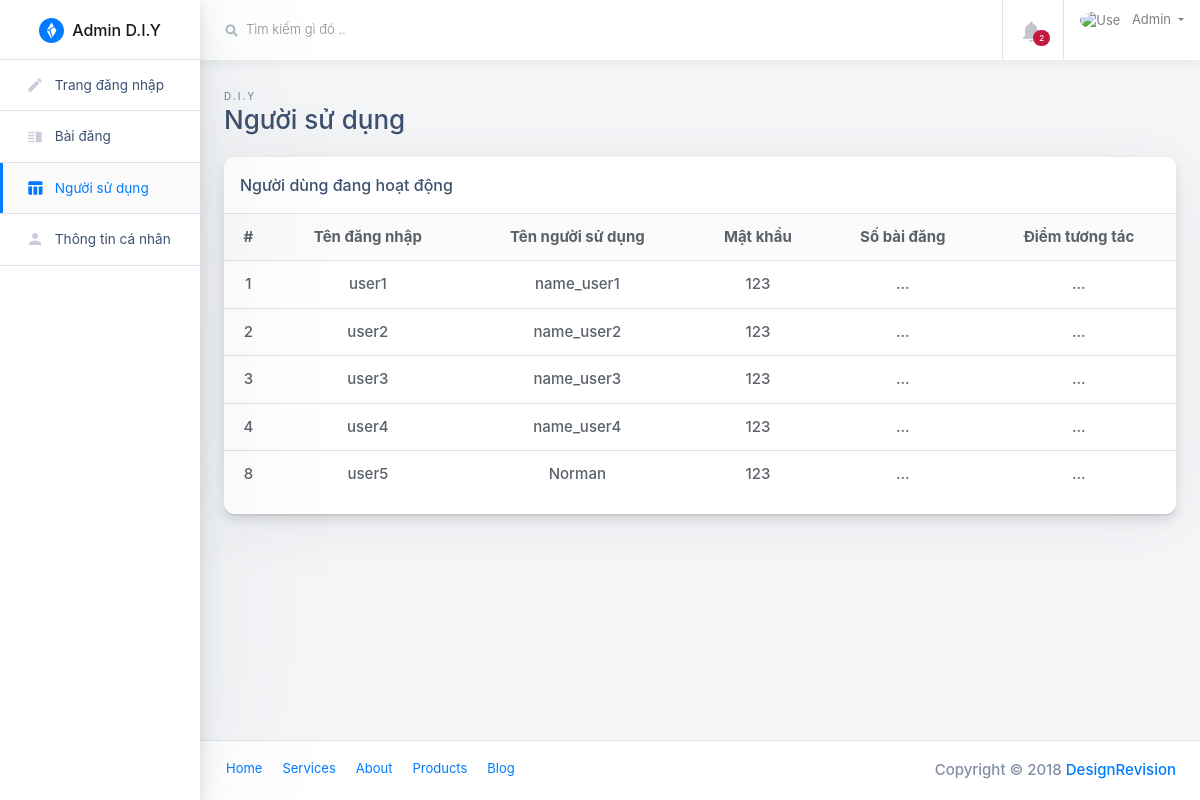
/src/Admin/tables.php, run on the app's committed database.
### tables this page shows
CREATE TABLE `account_login` (
  `id` int(8) NOT NULL,
  `username` varchar(200) NOT NULL,
  `nameAccount` varchar(200) NOT NULL,
  `password` varchar(36) NOT NULL,
  `title` varchar(200) NOT NULL
);

### src/Admin/tables.php (the view, shortened to what this page needs)
<?php
include "../../public/php/connect.php";
?>
<!doctype html>
<html class="no-js h-100" lang="en">
  <head>
    <link href="https://use.fontawesome.com/releases/v5.0.6/css/all.css" rel="stylesheet">
    <link rel="stylesheet" href="https://stackpath.bootstrapcdn.com/bootstrap/4.1.3/css/bootstrap.min.css">
    <link rel="stylesheet" id="main-stylesheet" data-version="1.1.0" href="styles/shards-dashboards.1.1.0.min.css">
    <link rel="stylesheet" href="styles/extras.1.1.0.min.css">
  </head>
  <body class="h-100">
        <div class="container-fluid">
      <div class="row">
        <aside class="main-sidebar col-12 col-md-3 col-lg-2 px-0">
          <div class="main-navbar">
            <nav class="navbar align-items-stretch navbar-light bg-white flex-md-nowrap border-bottom p-0">
              <a class="navbar-brand w-100 mr-0" href="#" style="line-height: 25px;">
                <div class="d-table m-auto">
                  <img id="main-logo" class="d-inline-block align-top mr-1" style="max-width: 25px;" src="images/shards-dashboards-logo.svg" alt="Shards Dashboard">
                  <span class="d-none d-md-inline ml-1">Admin D.I.Y</span>
                </div>
              </a>
            </nav>
          </div>
          <div class="nav-wrapper">
            <ul class="nav flex-column">
              <li class="nav-item">
                <a class="nav-link" href="index.html">
                  <i class="material-icons">edit</i>
                  <span>Trang đăng nhập</span>
                </a>
              </li>
              <li class="nav-item">
                <a class="nav-link " href="components-blog-posts.php">
                  <i class="material-icons">vertical_split</i>
                  <span>Bài đăng</span>
                </a>
				</li>
              <li class="nav-item">
                <a class="nav-link active " href="tables.php">
                  <i class="material-icons">table_chart</i>
                  <span>Người sử dụng</span>
                </a>
              </li>
              <li class="nav-item">
                <a class="nav-link " href="user-profile-lite.html">
                  <i class="material-icons">person</i>
                  <span>Thông tin cá nhân</span>
                </a>
              </li>
            </ul>
          </div>
        </aside>
        <main class="main-content col-lg-10 col-md-9 col-sm-12 p-0 offset-lg-2 offset-md-3">
          <div class="main-navbar sticky-top bg-white">
            <nav class="navbar align-items-stretch navbar-light flex-md-nowrap p-0">
              <form action="#" class="main-navbar__search w-100 d-none d-md-flex d-lg-flex">
                <div class="input-group input-group-seamless ml-3">
                  <div class="input-group-prepend">
                    <div class="input-group-text">
                      <i class="fas fa-search"></i>
                    </div>
                  </div>
                  <input class="navbar-search form-control" type="text" placeholder="Tìm kiếm gì đó .. " aria-label="Search"> </div>
              </form>
              <ul class="navbar-nav border-left flex-row ">
                <li class="nav-item border-right dropdown notifications">
                  <a class="nav-link nav-link-icon text-center" href="#" role="button" id="dropdownMenuLink" data-toggle="dropdown" aria-haspopup="true" aria-expanded="false">
                    <div class="nav-link-icon__wrapper">
                      <i class="material-icons">&#xE7F4;</i>
                      <span class="badge badge-pill badge-danger">2</span>
                    </div>
                  </a>
                </li>
                <li class="nav-item dropdown">
                  <a class="nav-link dropdown-toggle text-nowrap px-3" data-toggle="dropdown" href="#" role="button" aria-haspopup="true" aria-expanded="false">
                    <img class="user-avatar rounded-circle mr-2" src="../../public/images/picture%20home%20login/icons8-google-home-64.png" alt="User Avatar">
                    <span class="d-none d-md-inline-block">Admin</span>
                  </a>
                </li>
              </ul>
            </nav>
          </div>
          <div class="main-content-container container-fluid px-4">
            <div class="page-header row no-gutters py-4">
              <div class="col-12 col-sm-4 text-center text-sm-left mb-0">
                <span class="text-uppercase page-subtitle">D.I.Y</span>
                <h3 class="page-title">Người sử dụng</h3>
              </div>
            </div>
            <div class="row">
              <div class="col">
                <div class="card card-small mb-4">
                  <div class="card-header border-bottom">
                    <h6 class="m-0">Người dùng đang hoạt động</h6>
                  </div>
                  <div class="card-body p-0 pb-3 text-center">
                    <table class="table mb-0">
                      <thead class="bg-light">
                        <tr>
                          <th scope="col" class="border-0">#</th>
                          <th scope="col" class="border-0">Tên đăng nhập</th>
                          <th scope="col" class="border-0">Tên người sử dụng</th>
                          <th scope="col" class="border-0">Mật khẩu</th>
                          <th scope="col" class="border-0">Số bài đăng</th>
                          <th scope="col" class="border-0">Điểm tương tác</th>
                        </tr>
                      </thead>
                      <tbody>
                      <?php
                      $sql = "SELECT * FROM `account_login`";
                      $result = mysqli_query($conn,$sql);
                      while ($data = mysqli_fetch_array($result)){
                          echo '
                      <tr>
                          <td>'.$data["id"].'</td>
                          <td>'.$data["username"].'</td>
                          <td>'.$data["nameAccount"].'</td>
                          <td>'.$data["password"].'</td>
                          <td>...</td>
                          <td>...</td>
                        </tr>
                      ';
                      }
                      ?>
                      </tbody>
                    </table>
                  </div>
                </div>
              </div>
            </div>
          </div>
          <footer class="main-footer d-flex p-2 px-3 bg-white border-top">
            <ul class="nav">
              <li class="nav-item">
                <a class="nav-link" href="#">Home</a>
              </li>
              <li class="nav-item">
                <a class="nav-link" href="#">Services</a>
              </li>
              <li class="nav-item">
                <a class="nav-link" href="#">About</a>
              </li>
              <li class="nav-item">
                <a class="nav-link" href="#">Products</a>
              </li>
              <li class="nav-item">
                <a class="nav-link" href="#">Blog</a>
              </li>
            </ul>
            <span class="copyright ml-auto my-auto mr-2">Copyright © 2018
              <a href="https://designrevision.com" rel="nofollow">DesignRevision</a>
            </span>
          </footer>
        </main>
      </div>
    </div>
  </body>
</html>

### data on the page
account_login: id "1", username "user1", nameAccount "name_user1", password "123"
account_login: id "2", username "user2", nameAccount "name_user2", password "123"
account_login: id "3", username "user3", nameAccount "name_user3", password "123"
account_login: id "4", username "user4", nameAccount "name_user4", password "123"
account_login: id "8", username "user5", nameAccount "Norman", password "123"
